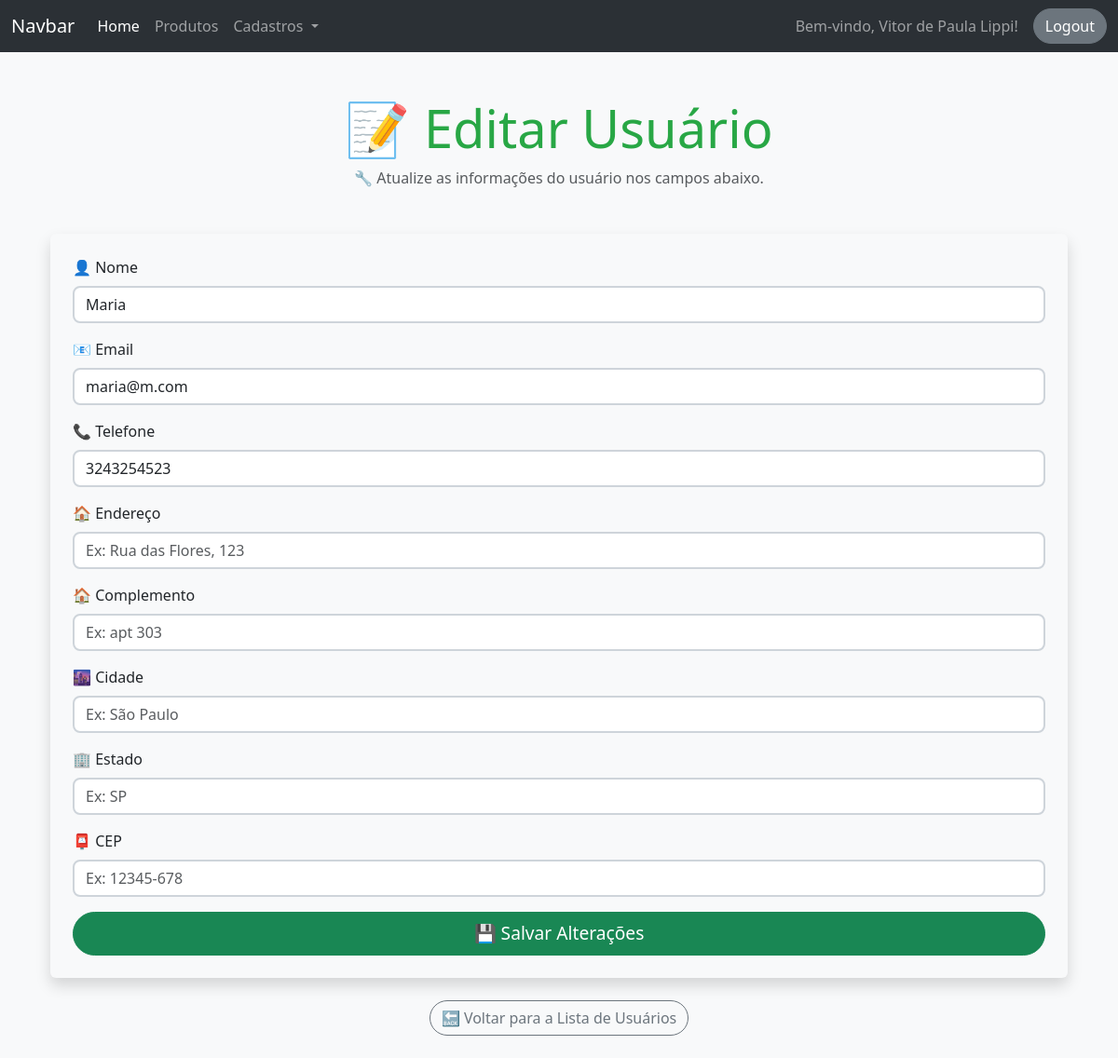
/alterar_cliente/2 (signed in), run on the app's committed database.
### projeto/models.py (models this page shows)
class Usuario(db.Model, UserMixin):
    id = db.Column(db.Integer, primary_key=True)
    nome = db.Column(db.String(100), nullable=False)
    email = db.Column(db.String(150), unique=True, nullable=False)
    senha = db.Column(db.String(200), nullable=False)
    papel = db.Column(db.String(50), default='funcionário')

class Cliente(db.Model):
    id = db.Column(db.Integer, primary_key=True)
    nome = db.Column(db.String(100), nullable=False)
    email = db.Column(db.String(150), unique=True, default="Sem email")
    telefone = db.Column(db.String(20), nullable=False)
    enderecos = db.relationship('Endereco', backref='cliente', lazy=True)

### projeto/routes.py (the view)
@app.route('/alterar_cliente/<int:id>', methods=['GET'])
@login_required
@admin_required
def alterar_cliente_id(id):
    usuario = Cliente.query.get(id)
    return render_template('usuarios/alterar_cliente_id.html', usuario=usuario)

### projeto/__init__.py (called while the page is built)
@login_manager.user_loader
def load_user(user_id):
    return Usuario.query.get(int(user_id))

### projeto/routes.py (called while the page is built)
def admin_required(f):
    @wraps(f)
    def decorated_function(*args, **kwargs):
        if not current_user.is_authenticated or current_user.papel != 'admin':
            abort(403)
        return f(*args, **kwargs)
    return decorated_function

### projeto/templates/usuarios/alterar_cliente_id.html (shortened to what this page needs)
{% extends 'base.html' %}
{% block content %}
<div class="container mt-5">
    <div class="text-center mb-5">
        <h1 class="display-4 text-success">📝 Editar Usuário</h1>
        <p class="text-muted">🔧 Atualize as informações do usuário nos campos abaixo.</p>
    </div>
    <form method="POST" action="{{ url_for('atualizar_usuario', id=usuario.id) }}" class="p-4 shadow rounded bg-light">
        <div class="mb-3">
            <label for="inputNome" class="form-label">👤 Nome</label>
            <input type="text" class="form-control" id="inputNome" name="nome" value="{{ usuario.nome }}" placeholder="Ex: João da Silva" required>
        </div>
        <div class="mb-3">
            <label for="inputEmail" class="form-label">📧 Email</label>
            <input type="email" class="form-control" id="inputEmail" name="email" value="{{ usuario.email }}" placeholder="Ex: joao@email.com" required>
        </div>
        <div class="mb-3">
            <label for="inputTelefone" class="form-label">📞 Telefone</label>
            <input type="text" class="form-control" id="inputTelefone" name="telefone" value="{{ usuario.telefone }}" placeholder="Ex: (11) 91234-5678" required>
        </div>
        <div class="mb-3">
            <label for="inputEndereco" class="form-label">🏠 Endereço</label>
            <input type="text" class="form-control" id="inputEndereco" name="endereco" value="{{ usuario.endereco }}" placeholder="Ex: Rua das Flores, 123">
        </div>
        <div class="mb-3">
            <label for="inputComplemento" class="form-label">🏠 Complemento</label>
            <input type="text" class="form-control" id="inputComplemento" name="complemento" value="{{ usuario.complemento }}" placeholder="Ex: apt 303">
        </div>
        <div class="mb-3">
            <label for="inputCidade" class="form-label">🌆 Cidade</label>
            <input type="text" class="form-control" id="inputCidade" name="cidade" value="{{ usuario.cidade }}" placeholder="Ex: São Paulo">
        </div>
        <div class="mb-3">
            <label for="inputEstado" class="form-label">🏢 Estado</label>
            <input type="text" class="form-control" id="inputEstado" name="estado" value="{{ usuario.estado }}" placeholder="Ex: SP">
        </div>
        <div class="mb-3">
            <label for="inputCep" class="form-label">📮 CEP</label>
            <input type="text" class="form-control" id="inputCep" name="cep" value="{{ usuario.cep }}" placeholder="Ex: 12345-678">
        </div>
        <button type="submit" class="btn btn-success w-100 btn-lg">
            💾 Salvar Alterações
        </button>
    </form>
    <div class="text-center mt-4">
        <a href="{{ url_for('buscar_usuario') }}" class="btn btn-outline-secondary">🔙 Voltar para a Lista de Usuários</a>
    </div>
</div>
{% endblock %}

### projeto/templates/componentes/navbar.html (shortened to what this page needs)
<nav class="navbar navbar-expand-lg bg-body-tertiary" data-bs-theme="dark">
    <div class="container-fluid">
        <a class="navbar-brand" href="#">Navbar</a>
        <div class="collapse navbar-collapse" id="navbarSupportedContent">
            <ul class="navbar-nav me-auto mb-2 mb-lg-0">
                <li class="nav-item">
                    <a class="nav-link active" aria-current="page" href="{{ url_for('home') }}">Home</a>
                </li>
                <li class="nav-item">
                    <a class="nav-link" href="#">Produtos</a>
                </li>
                <li class="nav-item dropdown">
                    <a class="nav-link dropdown-toggle" href="#" role="button" data-bs-toggle="dropdown" aria-expanded="false">
                        Cadastros
                    </a>
                </li>
            </ul>
            <div class="d-flex align-items-center">
                {% if current_user.is_authenticated %}
                    <span class="navbar-text me-3">Bem-vindo, {{ current_user.nome }}!</span>
                    <a href="{{ url_for('logout') }}" class="btn btn-secondary">Logout</a>
                {% else %}
                    <a href="{{ url_for('fazer_login') }}" class="btn btn-primary">Login</a>
                {% endif %}
            </div>
        </div>
    </div>
</nav>

### projeto/templates/usuarios/alterar_cliente_id.html (style rules this page uses)
body { background-color: #f8f9fa; }
.form-control { border: 2px solid #ced4da; border-radius: 8px; }
.btn { border-radius: 30px; }
.btn-lg { font-size: 1.2rem; }
.shadow { box-shadow: 0 4px 6px rgba(0, 0, 0, 0.1); }
.text-success { color: #28a745 !important; }

### data on the page
Usuario: nome "Vitor de Paula Lippi"
Cliente: nome "Maria", email "maria@m.com", telefone "3243254523"
